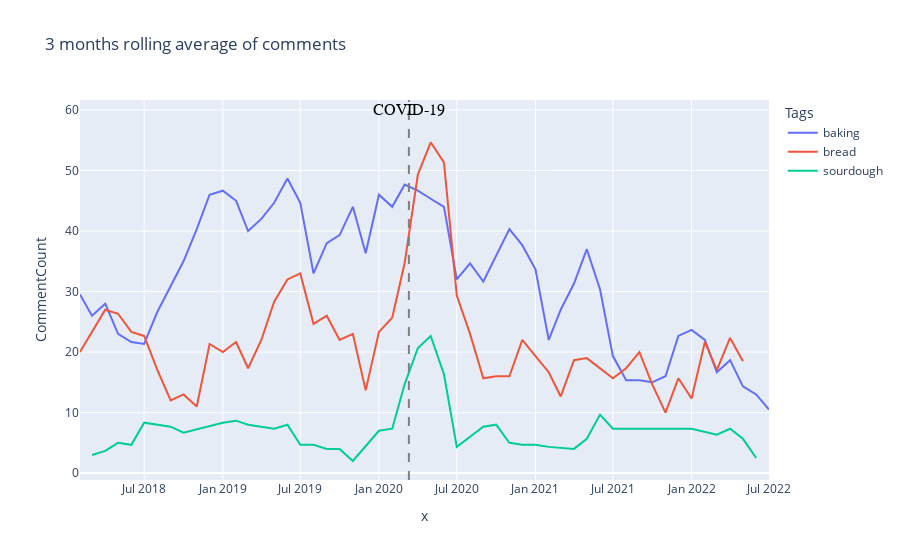

Source (notebook cell):
### Code cell
comment = px.line(
    rollavg,
    x=rollavg.index.to_timestamp(),
    y="CommentCount",
    title="3 months rolling average of comments",
    color="Tags",
)

comment.add_vline(
    x="2020-03-11",
    line_width=2,
    line_dash="dash",
    line_color="gray"
)

# add text annotation vertically

comment.add_annotation(
    x="2020-03-11",
    y=60,
    align="right",
    text="COVID-19",
    showarrow=False,
    font=dict(
        family="Courier New, monospace",
        size=16,
        color="black")
)
